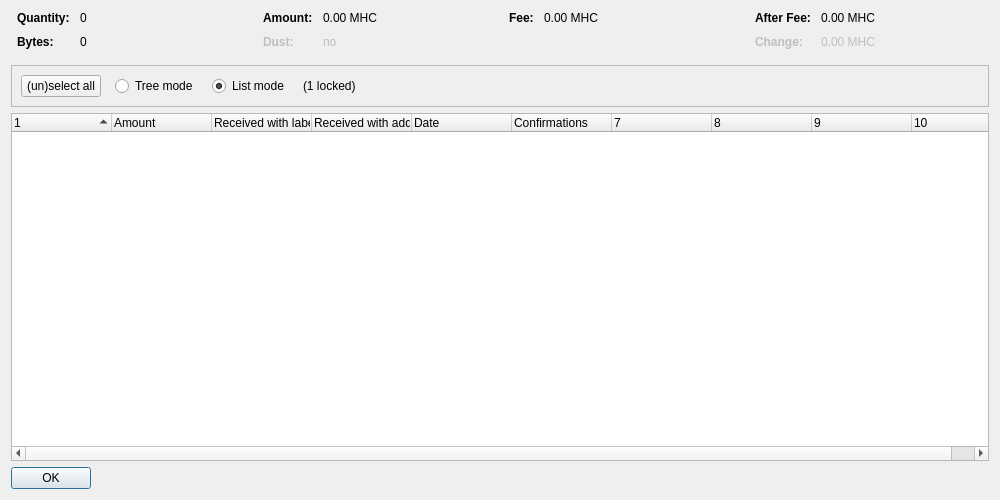
<?xml version="1.0" encoding="UTF-8"?>
<ui version="4.0">
 <class>CoinControlDialog</class>
 <widget class="QDialog" name="CoinControlDialog">
  <property name="geometry">
   <rect>
    <x>0</x>
    <y>0</y>
    <width>1000</width>
    <height>500</height>
   </rect>
  </property>
  <property name="windowTitle">
   <string>Coin Selection</string>
  </property>
  <layout class="QVBoxLayout" name="verticalLayout">
   <item>
    <layout class="QHBoxLayout" name="horizontalLayoutTop" stretch="0,0,0,0">
     <property name="topMargin">
      <number>0</number>
     </property>
     <property name="bottomMargin">
      <number>10</number>
     </property>
     <item>
      <layout class="QFormLayout" name="formLayoutCoinControl1">
       <property name="horizontalSpacing">
        <number>10</number>
       </property>
       <property name="verticalSpacing">
        <number>10</number>
       </property>
       <property name="leftMargin">
        <number>6</number>
       </property>
       <property name="rightMargin">
        <number>6</number>
       </property>
       <item row="0" column="0">
        <widget class="QLabel" name="labelCoinControlQuantityText">
         <property name="font">
          <font>
           <weight>75</weight>
           <bold>true</bold>
          </font>
         </property>
         <property name="text">
          <string>Quantity:</string>
         </property>
        </widget>
       </item>
       <item row="0" column="1">
        <widget class="QLabel" name="labelCoinControlQuantity">
         <property name="cursor">
          <cursorShape>IBeamCursor</cursorShape>
         </property>
         <property name="contextMenuPolicy">
          <enum>Qt::ActionsContextMenu</enum>
         </property>
         <property name="text">
          <string notr="true">0</string>
         </property>
         <property name="textInteractionFlags">
          <set>Qt::LinksAccessibleByMouse|Qt::TextSelectableByKeyboard|Qt::TextSelectableByMouse</set>
         </property>
        </widget>
       </item>
       <item row="1" column="0">
        <widget class="QLabel" name="labelCoinControlBytesText">
         <property name="font">
          <font>
           <weight>75</weight>
           <bold>true</bold>
          </font>
         </property>
         <property name="text">
          <string>Bytes:</string>
         </property>
        </widget>
       </item>
       <item row="1" column="1">
        <widget class="QLabel" name="labelCoinControlBytes">
         <property name="cursor">
          <cursorShape>IBeamCursor</cursorShape>
         </property>
         <property name="contextMenuPolicy">
          <enum>Qt::ActionsContextMenu</enum>
         </property>
         <property name="text">
          <string notr="true">0</string>
         </property>
         <property name="textInteractionFlags">
          <set>Qt::LinksAccessibleByMouse|Qt::TextSelectableByKeyboard|Qt::TextSelectableByMouse</set>
         </property>
        </widget>
       </item>
      </layout>
     </item>
     <item>
      <layout class="QFormLayout" name="formLayoutCoinControl2">
       <property name="horizontalSpacing">
        <number>10</number>
       </property>
       <property name="verticalSpacing">
        <number>10</number>
       </property>
       <property name="leftMargin">
        <number>6</number>
       </property>
       <property name="rightMargin">
        <number>6</number>
       </property>
       <item row="0" column="0">
        <widget class="QLabel" name="labelCoinControlAmountText">
         <property name="font">
          <font>
           <weight>75</weight>
           <bold>true</bold>
          </font>
         </property>
         <property name="text">
          <string>Amount:</string>
         </property>
        </widget>
       </item>
       <item row="0" column="1">
        <widget class="QLabel" name="labelCoinControlAmount">
         <property name="cursor">
          <cursorShape>IBeamCursor</cursorShape>
         </property>
         <property name="contextMenuPolicy">
          <enum>Qt::ActionsContextMenu</enum>
         </property>
         <property name="text">
          <string notr="true">0.00 MHC</string>
         </property>
         <property name="textInteractionFlags">
          <set>Qt::LinksAccessibleByMouse|Qt::TextSelectableByKeyboard|Qt::TextSelectableByMouse</set>
         </property>
        </widget>
       </item>
       <item row="1" column="0">
        <widget class="QLabel" name="labelCoinControlLowOutputText">
         <property name="enabled">
          <bool>false</bool>
         </property>
         <property name="font">
          <font>
           <weight>75</weight>
           <bold>true</bold>
          </font>
         </property>
         <property name="text">
          <string>Dust:</string>
         </property>
        </widget>
       </item>
       <item row="1" column="1">
        <widget class="QLabel" name="labelCoinControlLowOutput">
         <property name="enabled">
          <bool>false</bool>
         </property>
         <property name="cursor">
          <cursorShape>IBeamCursor</cursorShape>
         </property>
         <property name="contextMenuPolicy">
          <enum>Qt::ActionsContextMenu</enum>
         </property>
         <property name="text">
          <string notr="true">no</string>
         </property>
         <property name="textInteractionFlags">
          <set>Qt::LinksAccessibleByMouse|Qt::TextSelectableByKeyboard|Qt::TextSelectableByMouse</set>
         </property>
        </widget>
       </item>
      </layout>
     </item>
     <item>
      <layout class="QFormLayout" name="formLayoutCoinControl3">
       <property name="horizontalSpacing">
        <number>10</number>
       </property>
       <property name="verticalSpacing">
        <number>10</number>
       </property>
       <property name="leftMargin">
        <number>6</number>
       </property>
       <property name="rightMargin">
        <number>6</number>
       </property>
       <item row="0" column="0">
        <widget class="QLabel" name="labelCoinControlFeeText">
         <property name="font">
          <font>
           <weight>75</weight>
           <bold>true</bold>
          </font>
         </property>
         <property name="text">
          <string>Fee:</string>
         </property>
        </widget>
       </item>
       <item row="0" column="1">
        <widget class="QLabel" name="labelCoinControlFee">
         <property name="cursor">
          <cursorShape>IBeamCursor</cursorShape>
         </property>
         <property name="contextMenuPolicy">
          <enum>Qt::ActionsContextMenu</enum>
         </property>
         <property name="text">
          <string notr="true">0.00 MHC</string>
         </property>
         <property name="textInteractionFlags">
          <set>Qt::LinksAccessibleByMouse|Qt::TextSelectableByKeyboard|Qt::TextSelectableByMouse</set>
         </property>
        </widget>
       </item>
      </layout>
     </item>
     <item>
      <layout class="QFormLayout" name="formLayoutCoinControl4">
       <property name="horizontalSpacing">
        <number>10</number>
       </property>
       <property name="verticalSpacing">
        <number>10</number>
       </property>
       <property name="leftMargin">
        <number>6</number>
       </property>
       <property name="rightMargin">
        <number>6</number>
       </property>
       <item row="0" column="0">
        <widget class="QLabel" name="labelCoinControlAfterFeeText">
         <property name="font">
          <font>
           <weight>75</weight>
           <bold>true</bold>
          </font>
         </property>
         <property name="text">
          <string>After Fee:</string>
         </property>
        </widget>
       </item>
       <item row="0" column="1">
        <widget class="QLabel" name="labelCoinControlAfterFee">
         <property name="cursor">
          <cursorShape>IBeamCursor</cursorShape>
         </property>
         <property name="contextMenuPolicy">
          <enum>Qt::ActionsContextMenu</enum>
         </property>
         <property name="text">
          <string notr="true">0.00 MHC</string>
         </property>
         <property name="textInteractionFlags">
          <set>Qt::LinksAccessibleByMouse|Qt::TextSelectableByKeyboard|Qt::TextSelectableByMouse</set>
         </property>
        </widget>
       </item>
       <item row="1" column="0">
        <widget class="QLabel" name="labelCoinControlChangeText">
         <property name="enabled">
          <bool>false</bool>
         </property>
         <property name="font">
          <font>
           <weight>75</weight>
           <bold>true</bold>
          </font>
         </property>
         <property name="text">
          <string>Change:</string>
         </property>
        </widget>
       </item>
       <item row="1" column="1">
        <widget class="QLabel" name="labelCoinControlChange">
         <property name="enabled">
          <bool>false</bool>
         </property>
         <property name="cursor">
          <cursorShape>IBeamCursor</cursorShape>
         </property>
         <property name="contextMenuPolicy">
          <enum>Qt::ActionsContextMenu</enum>
         </property>
         <property name="text">
          <string notr="true">0.00 MHC</string>
         </property>
         <property name="textInteractionFlags">
          <set>Qt::LinksAccessibleByMouse|Qt::TextSelectableByKeyboard|Qt::TextSelectableByMouse</set>
         </property>
        </widget>
       </item>
      </layout>
     </item>
    </layout>
   </item>
   <item>
    <widget class="QFrame" name="frame">
     <property name="minimumSize">
      <size>
       <width>0</width>
       <height>40</height>
      </size>
     </property>
     <property name="frameShape">
      <enum>QFrame::StyledPanel</enum>
     </property>
     <property name="frameShadow">
      <enum>QFrame::Sunken</enum>
     </property>
     <layout class="QHBoxLayout" name="horizontalLayout">
      <item>
       <layout class="QHBoxLayout" name="horizontalLayoutPanel" stretch="0,0,0,0,0">
        <property name="spacing">
         <number>14</number>
        </property>
        <item>
         <widget class="QPushButton" name="pushButtonSelectAll">
          <property name="sizePolicy">
           <sizepolicy hsizetype="Maximum" vsizetype="Fixed">
            <horstretch>0</horstretch>
            <verstretch>0</verstretch>
           </sizepolicy>
          </property>
          <property name="text">
           <string>(un)select all</string>
          </property>
          <property name="autoDefault">
           <bool>false</bool>
          </property>
         </widget>
        </item>
        <item>
         <widget class="QRadioButton" name="radioTreeMode">
          <property name="sizePolicy">
           <sizepolicy hsizetype="Maximum" vsizetype="Fixed">
            <horstretch>0</horstretch>
            <verstretch>0</verstretch>
           </sizepolicy>
          </property>
          <property name="text">
           <string>Tree mode</string>
          </property>
         </widget>
        </item>
        <item>
         <widget class="QRadioButton" name="radioListMode">
          <property name="sizePolicy">
           <sizepolicy hsizetype="Maximum" vsizetype="Fixed">
            <horstretch>0</horstretch>
            <verstretch>0</verstretch>
           </sizepolicy>
          </property>
          <property name="text">
           <string>List mode</string>
          </property>
          <property name="checked">
           <bool>true</bool>
          </property>
         </widget>
        </item>
        <item>
         <widget class="QLabel" name="labelLocked">
          <property name="text">
           <string notr="true">(1 locked)</string>
          </property>
         </widget>
        </item>
        <item>
         <spacer name="horizontalSpacer">
          <property name="orientation">
           <enum>Qt::Horizontal</enum>
          </property>
          <property name="sizeHint" stdset="0">
           <size>
            <width>40</width>
            <height>20</height>
           </size>
          </property>
         </spacer>
        </item>
       </layout>
      </item>
     </layout>
    </widget>
   </item>
   <item>
    <widget class="CoinControlTreeWidget" name="treeWidget">
     <property name="contextMenuPolicy">
      <enum>Qt::CustomContextMenu</enum>
     </property>
     <property name="sortingEnabled">
      <bool>false</bool>
     </property>
     <property name="columnCount">
      <number>10</number>
     </property>
     <attribute name="headerShowSortIndicator" stdset="0">
      <bool>true</bool>
     </attribute>
     <attribute name="headerStretchLastSection">
      <bool>false</bool>
     </attribute>
     <column>
      <property name="text">
       <string/>
      </property>
     </column>
     <column>
      <property name="text">
       <string>Amount</string>
      </property>
     </column>
     <column>
      <property name="text">
       <string>Received with label</string>
      </property>
     </column>
     <column>
      <property name="text">
       <string>Received with address</string>
      </property>
     </column>
     <column>
      <property name="text">
       <string>Date</string>
      </property>
     </column>
     <column>
      <property name="text">
       <string>Confirmations</string>
      </property>
      <property name="toolTip">
       <string>Confirmed</string>
      </property>
     </column>
     <column>
      <property name="text">
       <string/>
      </property>
     </column>
     <column>
      <property name="text">
       <string/>
      </property>
     </column>
     <column>
      <property name="text">
       <string/>
      </property>
     </column>
     <column>
      <property name="text">
       <string/>
      </property>
     </column>
    </widget>
   </item>
   <item>
    <widget class="QDialogButtonBox" name="buttonBox">
     <property name="sizePolicy">
      <sizepolicy hsizetype="Maximum" vsizetype="Fixed">
       <horstretch>0</horstretch>
       <verstretch>0</verstretch>
      </sizepolicy>
     </property>
     <property name="orientation">
      <enum>Qt::Horizontal</enum>
     </property>
     <property name="standardButtons">
      <set>QDialogButtonBox::Ok</set>
     </property>
    </widget>
   </item>
  </layout>
 </widget>
 <customwidgets>
  <customwidget>
   <class>CoinControlTreeWidget</class>
   <extends>QTreeWidget</extends>
   <header>coincontroltreewidget.h</header>
  </customwidget>
 </customwidgets>
 <resources/>
 <connections/>
</ui>
